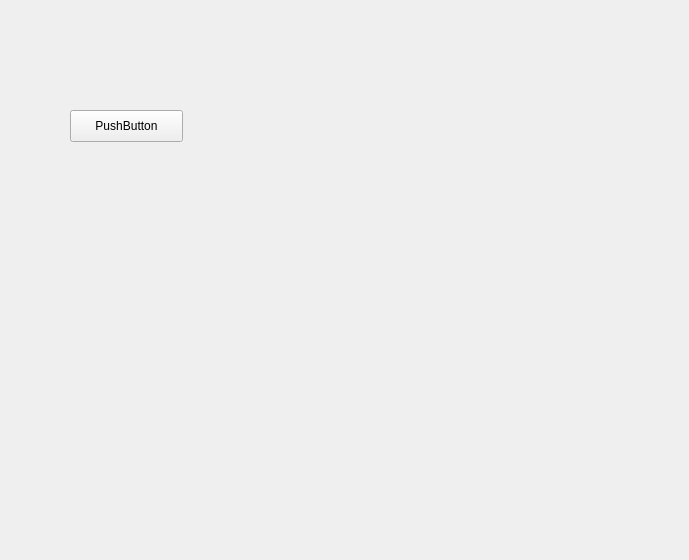
<?xml version="1.0" encoding="UTF-8"?>
<ui version="4.0">
 <class>Form</class>
 <widget class="QWidget" name="Form">
  <property name="geometry">
   <rect>
    <x>0</x>
    <y>0</y>
    <width>689</width>
    <height>560</height>
   </rect>
  </property>
  <property name="windowTitle">
   <string>Form</string>
  </property>
  <widget class="QPushButton" name="pushButton">
   <property name="geometry">
    <rect>
     <x>70</x>
     <y>110</y>
     <width>113</width>
     <height>32</height>
    </rect>
   </property>
   <property name="text">
    <string>PushButton</string>
   </property>
  </widget>
 </widget>
 <resources/>
 <connections/>
</ui>
